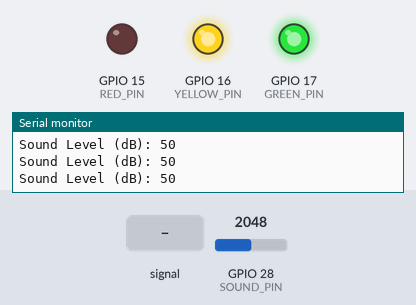
A sketch run on a simulated ESP32. Shown: output pins drawn as LEDs (lit = HIGH), the last lines printed to the serial monitor. The test bench sets the inputs (shaded band); at power-on: GPIO 28 (SOUND_PIN) = 2048.

Above: at 1.2 s.
1.3 s: GPIO 28 (SOUND_PIN) fed a 200 Hz sine of ±1023 counts around its level
At 3.98 s:
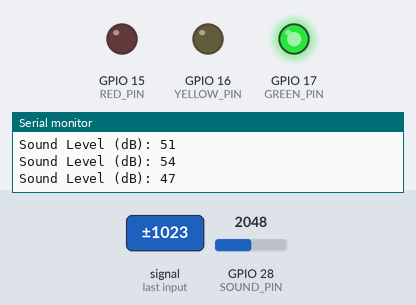
4.3 s: GPIO 28 (SOUND_PIN) set to 491
At 5.3 s:
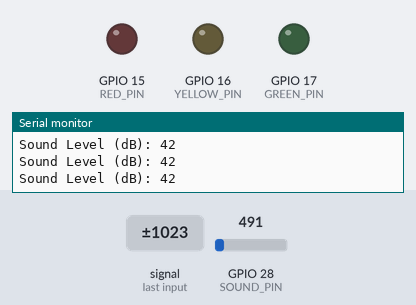
5.9 s: GPIO 28 (SOUND_PIN) set to 997
7.4 s: GPIO 28 (SOUND_PIN) set to 1065
At 8.5 s:
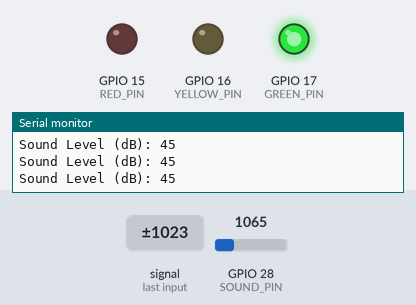
8.9 s: GPIO 28 (SOUND_PIN) set to 1605
10.4 s: GPIO 28 (SOUND_PIN) set to 1685
At 11.8 s:
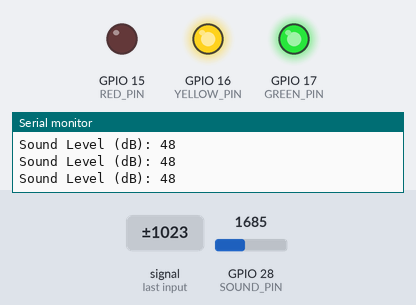
Timing chart, 0 to 12.9 s (numbered marks = the images above; inputs shaded):
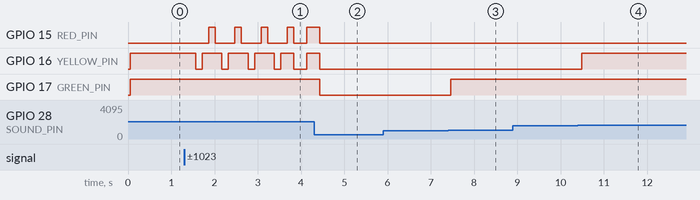

Measured:
- the behaviour switches between 1023 and 1024 on GPIO 28 (SOUND_PIN) (found by bisection; images 2 and 3)
- the behaviour switches between 1637 and 1638 on GPIO 28 (SOUND_PIN) (found by bisection; images 3 and 4)
- after the input at 1.3 s, GPIO 15 (RED_PIN): goes 3 × (HIGH 0.15 s, LOW 0.45 s), HIGH 0.15 s, LOW 0.30 s, then HIGH, starting after 0.57 s; GPIO 16 (YELLOW_PIN): goes 3 × (LOW 0.15 s, HIGH 0.45 s), LOW 0.15 s, HIGH 0.30 s, LOW 0.30 s, then HIGH, starting after 0.26 s
- after the input at 4.3 s, GPIO 15 (RED_PIN), GPIO 16 (YELLOW_PIN): goes on until 4.4 s, then stays LOW; GPIO 17 (GREEN_PIN): HIGH → LOW after 0.14 s
- after the input at 7.4 s, GPIO 17 (GREEN_PIN): LOW → HIGH after 0.06 s
- after the input at 10.4 s, GPIO 16 (YELLOW_PIN): LOW → HIGH after 0.09 s

The sketch:

test.ino
```cpp
// 定义引脚
const int SOUND_PIN = 28;     // 声音传感器输入端口 GPI028
const int RED_PIN = 15;       // 红灯输出端口 GPIO15
const int YELLOW_PIN = 16;    // 黄灯输出端口 GPIO16
const int GREEN_PIN = 17;     // 绿灯输出端口 GPIO17

// 定义声音阈值（根据实际环境调整）
const int NOISE_LOW = 45;     // 低噪声阈值 45dB
const int NOISE_MED = 48;     // 中等噪声阈值 48dB
const int NOISE_HIGH = 52;    // 高噪声阈值 52dB（根据传感器规格52-48dB）

// 采样设置
const int SAMPLE_WINDOW = 50;  // 采样窗口时间(ms)
const int SAMPLE_COUNT = 10;   // 采样次数

void setup() {
  // 初始化串口通信，用于调试
  Serial.begin(115200);

  // 配置引脚模式
  pinMode(SOUND_PIN, INPUT);
  pinMode(RED_PIN, OUTPUT);
  pinMode(YELLOW_PIN, OUTPUT);
  pinMode(GREEN_PIN, OUTPUT);

  // 初始化所有LED为关闭状态
  digitalWrite(RED_PIN, LOW);
  digitalWrite(YELLOW_PIN, LOW);
  digitalWrite(GREEN_PIN, LOW);
}

// 获取平均声音级别
int getSoundLevel() {
  long sum = 0;

  // 多次采样取平均值，提高准确性
  for(int i = 0; i < SAMPLE_COUNT; i++) {
    sum += analogRead(SOUND_PIN);
    delay(SAMPLE_WINDOW / SAMPLE_COUNT);
  }

  int soundLevel = sum / SAMPLE_COUNT;

  // 将模拟值映射到分贝范围（根据实际传感器校准）
  // 假设模拟值0-4095映射到40-60分贝
  int dbLevel = map(soundLevel, 0, 4095, 40, 60);

  return dbLevel;
}

void updateLEDs(int dbLevel) {
  // 所有LED默认关闭
  digitalWrite(GREEN_PIN, LOW);
  digitalWrite(YELLOW_PIN, LOW);
  digitalWrite(RED_PIN, LOW);

  // 根据分贝级别逐级点亮LED
  if(dbLevel >= NOISE_LOW) {
    digitalWrite(GREEN_PIN, HIGH);  // 低噪声，绿灯亮
  }
  if(dbLevel >= NOISE_MED) {
    digitalWrite(YELLOW_PIN, HIGH); // 中等噪声，黄灯亮
  }
  if(dbLevel >= NOISE_HIGH) {
    digitalWrite(RED_PIN, HIGH);    // 高噪声，红灯亮
  }
}

void loop() {
  // 获取当前声音级别
  int dbLevel = getSoundLevel();

  // 更新LED显示
  updateLEDs(dbLevel);

  // 打印调试信息
  Serial.print("Sound Level (dB): ");
  Serial.println(dbLevel);

  // 短暂延时，避免频繁刷新
  delay(100);
}
```
